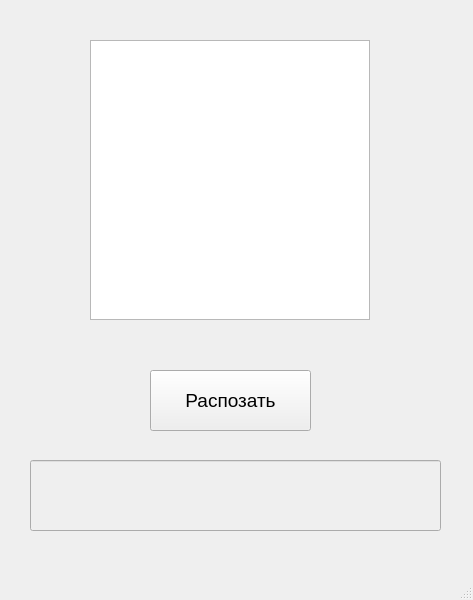
<?xml version="1.0" encoding="UTF-8"?>
<ui version="4.0">
 <class>Form</class>
 <widget class="QMainWindow" name="Form">
  <property name="geometry">
   <rect>
    <x>0</x>
    <y>0</y>
    <width>473</width>
    <height>600</height>
   </rect>
  </property>
  <property name="windowTitle">
   <string>MainWindow</string>
  </property>
  <widget class="QWidget" name="centralwidget">
   <widget class="QGraphicsView" name="canvas">
    <property name="geometry">
     <rect>
      <x>90</x>
      <y>40</y>
      <width>280</width>
      <height>280</height>
     </rect>
    </property>
    <property name="cursor" stdset="0">
     <cursorShape>CrossCursor</cursorShape>
    </property>
    <property name="verticalScrollBarPolicy">
     <enum>Qt::ScrollBarAlwaysOff</enum>
    </property>
    <property name="horizontalScrollBarPolicy">
     <enum>Qt::ScrollBarAlwaysOff</enum>
    </property>
    <property name="sizeAdjustPolicy">
     <enum>QAbstractScrollArea::AdjustIgnored</enum>
    </property>
   </widget>
   <widget class="QPushButton" name="push">
    <property name="geometry">
     <rect>
      <x>150</x>
      <y>370</y>
      <width>161</width>
      <height>61</height>
     </rect>
    </property>
    <property name="font">
     <font>
      <pointsize>14</pointsize>
     </font>
    </property>
    <property name="cursor">
     <cursorShape>PointingHandCursor</cursorShape>
    </property>
    <property name="text">
     <string>Распозать</string>
    </property>
   </widget>
   <widget class="QLineEdit" name="result">
    <property name="enabled">
     <bool>false</bool>
    </property>
    <property name="geometry">
     <rect>
      <x>30</x>
      <y>460</y>
      <width>411</width>
      <height>71</height>
     </rect>
    </property>
    <property name="font">
     <font>
      <pointsize>10</pointsize>
     </font>
    </property>
    <property name="text">
     <string/>
    </property>
   </widget>
  </widget>
  <widget class="QMenuBar" name="menubar">
   <property name="geometry">
    <rect>
     <x>0</x>
     <y>0</y>
     <width>473</width>
     <height>26</height>
    </rect>
   </property>
  </widget>
  <widget class="QStatusBar" name="statusbar"/>
 </widget>
 <resources/>
 <connections/>
</ui>
